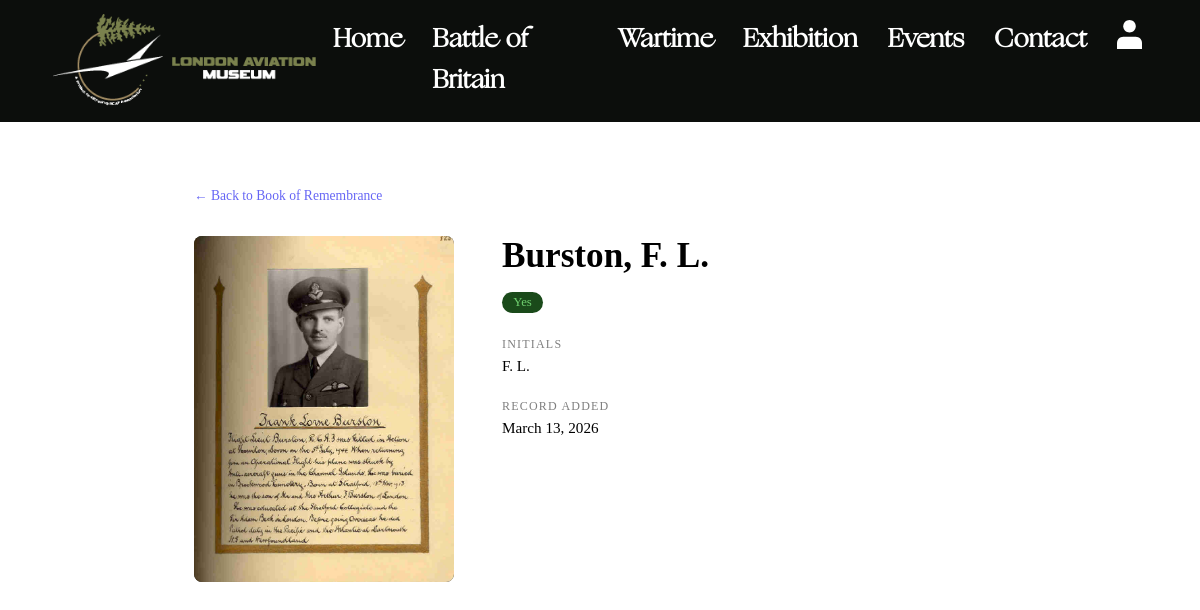
Screenshot of /bor-profile.php?id=17 with the database file from the repository.
### tables this page shows
CREATE TABLE `bor_pilots` (
  `id` int(11) NOT NULL,
  `last_name` varchar(100) NOT NULL,
  `initials` varchar(30) DEFAULT NULL,
  `full_name` varchar(200) DEFAULT NULL,
  `in_book` enum('Yes','No','Kind Of','Maybe','Additional') DEFAULT NULL,
  `notes` text DEFAULT NULL,
  `photo_path` varchar(255) DEFAULT NULL,
  `created_at` timestamp NOT NULL DEFAULT current_timestamp()
);

### bor-profile.php (the view, shortened to what this page needs)
<?php
$id = isset($_GET['id']) ? (int)$_GET['id'] : 0;
try {
    $db   = getConnection();
    $stmt = $db->prepare('SELECT * FROM bor_pilots WHERE id = :id');
    $stmt->execute([':id' => $id]);
    $pilot = $stmt->fetch();
} catch (PDOException $e) {
    $pilot = null;
}
$displayName = $pilot['full_name'] ?: ($pilot['last_name'] . ($pilot['initials'] ? ', ' . $pilot['initials'] : ''));
?>
<!DOCTYPE html>
<html lang="en">
<head>
    <link rel="stylesheet" href="https://cdnjs.cloudflare.com/ajax/libs/font-awesome/4.7.0/css/font-awesome.min.css">
    <link href="css/main.css" rel="stylesheet">
    <link href="css/grid.css" rel="stylesheet">
</head>
<body data-page="bor-profile">
    <header id="header-section" class="grid-con">
        <div id="menu" class="col-span-full">
            <div id="mobile-header">
                <div id="header-logo">
                    <a href="index.php"><img src="images/logo_horizontal.png" alt="London Aviation Museum Logo"></a>
                </div>
            </div>
            <nav id="sidebar">
                <ul>
                    <li class="nav-item"><a href="index.php">Home</a></li>
                    <li class="nav-item"><a href="battle-of-britain.php">Battle of Britain</a></li>
                    <li class="nav-item"><a href="wartime.php">Wartime</a></li>
                    <li class="nav-item"><a href="exhibition.php">Exhibition</a></li>
                    <li class="nav-item"><a href="events.php">Events</a></li>
                    <li class="nav-item"><a href="contact.php">Contact</a></li>
                    <li class="nav-item">
                        <?php if (isset($_SESSION["admin"])): ?>
                            <a class="icon-link" href="includes/admin/logout.php">
                                <svg class="admin-icon" xmlns="http://www.w3.org/2000/svg" id="Layer_2" data-name="Layer 2" viewBox="0 0 73.2 90.1">
                                    <g data-name="Layer 2">
                                        <path class="cls-2" d="M61.9,33.8h-2.8v-10.8C59.1,10.1,49.8,0,36.5,0S14.1,10.3,14.1,23v10.7h0q0,.1,0,0h-2.8c-6.2,0-11.2,5-11.3,11.3v33.8c0,6.2,5,11.2,11.3,11.3h50.6c6.2,0,11.2-5,11.3-11.3v-33.8c0-6.2-5.1-11.2-11.3-11.2ZM19.7,33.8v-10.8c0-9.6,6.6-17.4,16.8-17.4s17,7.6,17,17.4v10.7h0q0,.1,0,0H19.7v.1h0ZM67.5,78.8c0,3.1-2.5,5.6-5.6,5.6H11.3c-3.1,0-5.6-2.5-5.6-5.6v-33.8c0-3.1,2.5-5.6,5.6-5.6h50.6c3.1,0,5.6,2.5,5.6,5.6v33.8ZM42.2,56.3c0,2.1-1.1,3.9-2.8,4.9h-.1.1v9.2c0,1.6-1.3,2.8-2.8,2.8-1.6,0-2.8-1.3-2.8-2.8v-9.2h.1-.1c-1.7-1-2.8-2.8-2.8-4.9,0-3.1,2.5-5.6,5.6-5.6,3.1-.1,5.6,2.4,5.6,5.6Z"/>
                                    </g>
                                </svg>
                            </a>
                        <?php else: ?>
                            <a class="icon-link" href="/admin/login.php">
                            </a>
                        <?php endif; ?>
                    </li>
                </ul>
            </nav>
        </div>
    </header>
    <div id="profile-section">
        <a href="book-of-remembrance.php" class="back-link">← Back to Book of Remembrance</a>
        <div class="profile-grid">
            <div>
                <?php if ($pilot['photo_path']): ?>
                    <img class="profile-photo" src="<?php echo htmlspecialchars($pilot['photo_path']); ?>" alt="<?php echo htmlspecialchars($displayName); ?>">
                <?php else: ?>
                    <div class="profile-placeholder">✦</div>
                <?php endif; ?>
            </div>
            <div>
                <h1 class="profile-name"><?php echo htmlspecialchars($displayName); ?></h1>
                <?php
                $statusClass = 'status-' . str_replace(' ', '', $pilot['in_book']);
                ?>
                <span class="status-badge <?php echo $statusClass; ?>">
                    <?php echo htmlspecialchars($pilot['in_book']); ?>
                </span>
                <?php if ($pilot['initials']): ?>
                    <p class="profile-label">Initials</p>
                    <p class="profile-value"><?php echo htmlspecialchars($pilot['initials']); ?></p>
                <?php endif; ?>
                <p class="profile-label">Record Added</p>
                <p class="profile-value"><?php echo date('F j, Y', strtotime($pilot['created_at'])); ?></p>
            </div>
        </div>
    </div>
</body>
</html>

### css/grid.css (style rules this page uses)
html { box-sizing: border-box; scroll-behavior: smooth; }
*, *::before, *::after { box-sizing: inherit; padding: 0; margin: 0; }
.grid-con { display: grid; grid-template-columns: repeat(4, minmax(0, 1fr)); grid-column-gap: 12px; margin: 0 auto; gap: 0px; }
.col-span-full { grid-column: 1/-1; }
@media screen and (min-width: 768px) { .grid-con { grid-template-columns: repeat(8, minmax(0, 1fr)); } }
@media screen and (min-width: 1200px) { .grid-con { grid-template-columns: repeat(12, minmax(0, 1fr)); } }

### bor-profile.php (style rules this page uses)
#profile-section { max-width: 860px; margin: 4rem auto; padding: 0 1.5rem; }
.back-link { font-size: 0.85rem; opacity: 0.6; text-decoration: none; display: inline-block; margin-bottom: 2rem; }
.profile-grid { display: grid; grid-template-columns: 260px 1fr; gap: 3rem; align-items: start; }
.profile-photo { width: 100%; aspect-ratio: 3/4; object-fit: cover; border-radius: 8px; background: #222; }
.profile-name { font-size: clamp(1.5rem, 4vw, 2.2rem); margin: 0 0 0.5rem; }
.profile-label { font-size: 0.75rem; text-transform: uppercase; letter-spacing: 0.1em; opacity: 0.5; margin: 1.5rem 0 0.3rem; }
.profile-value { font-size: 0.95rem; margin: 0; }
.status-badge { display: inline-block; padding: 0.2rem 0.7rem; border-radius: 20px; font-size: 0.8rem; margin-top: 0.5rem; }
.status-Yes { background: #1a4a1a; color: #6fcf6f; }

### rows the page displays
bor_pilots: photo_path+full_name+last_name (picture), displayName "Burston, F. L.", in_book "Yes", initials "F. L.", created_at "March 13, 2026"
